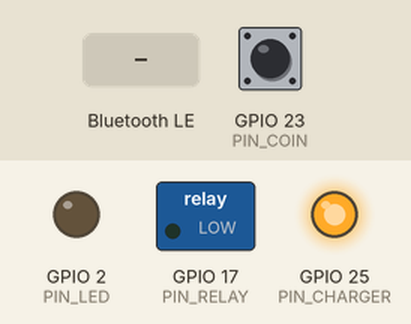
Recording of a sketch running on a simulated ESP32. Parts: switched loads named in the sketch (green lamp = pin HIGH), output pins drawn as LEDs (lit = HIGH). Inputs (shaded band) come from the test bench; at power-on: GPIO 23 (PIN_COIN) HIGH. Nothing arrives over Bluetooth unless stated; a phone connects over Bluetooth LE 3 s after start.

Above: at 1.2 s.
1.3 s: Bluetooth LE write "INFO:" received
At 2.7 s:
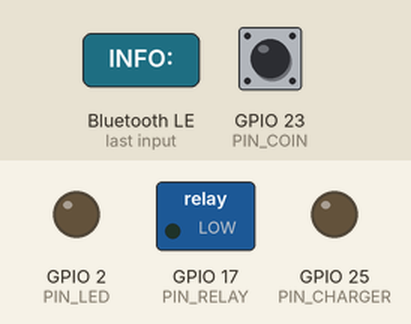
Timing chart, 0 to 4.3 s (numbered marks = the images above; inputs shaded):
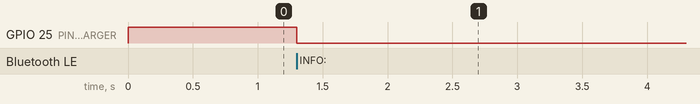

Measured:
- after the input at 1.3 s, GPIO 25 (PIN_CHARGER): HIGH → LOW at once

The sketch:

taraArduinoLib.ino
```cpp
/**
 * @file TaraLib.h / TaraLib.cpp
 * @brief ESP32 BLE Library for handling Android App communications, charging logic, and signal triggers.
 *
 * @author  [rjjrbatarao / TaraKiosk]
 * @date    August 2026
 * @version 1.0.0
 *
 * @details
 * FEATURES & CAPABILITIES:
 *  - Nordic UART Service (NUS) integration over Bluetooth Low Energy (BLE).
 *  - Real-time bi-directional communication between ESP32 and custom Android app.
 *  - Automated battery charging control with configurable start/stop thresholds.
 *  - Lockscreen UI trigger control based on physical hardware input (Coin Pin).
 *  - Automatic re-advertising and reconnection handling on BLE disconnects.
 *  - Periodic status/heartbeat notifications sent to connected client.
 *
 * REQUIREMENTS:
 *  - Allan Coinslot + Allan 1222 + ESP32
 *  - CB + ESP32
 */


#include "TaraLib.h"

TaraLib cash_terminal(
  PIN_COIN,
  PIN_RELAY,
  PIN_CHARGER,
  PIN_LED,
  PIN_BUZZER,
  CHARGE_STOP,
  CHARGE_START,
  RELAY_LOGIC,
  CHARGE_LOGIC,
  LED_LOGIC,
  BUZZER_LOGIC
);

void setup() {
  Serial.begin(115200);
  // put your setup code here, to run once:
  cash_terminal.taraBegin("ESP32C3 Terminal");
}

void loop() {
  // put your main code here, to run repeatedly:
  cash_terminal.taraService();
}
```

TaraLib.cpp
```cpp
#include "TaraLib.h"

#define SERVICE_UUID "6E400001-B5A3-F393-E0A9-E50E24DCCA9E"
#define CHARACTERISTIC_UUID_RX "6E400002-B5A3-F393-E0A9-E50E24DCCA9E"  // App Writes -> ESP32 Receives
#define CHARACTERISTIC_UUID_TX "6E400003-B5A3-F393-E0A9-E50E24DCCA9E"  // ESP32 Sends -> App Receives
#define HEARTBEAT_INTERVAL 10000
#define ADVERTISE_INTERVAL 1000
#define MAX_PAYLOAD_SIZE 64  // in reality its only 61 max bytes
#define QUEUE_SIZE 5
// Forward declaration of class if not already in header
class TaraLib;

// ==================== CALLBACKS ====================

// Server Connection Callbacks
class MyServerCallbacks : public BLEServerCallbacks {
private:
  TaraLib *_lib;

public:
  MyServerCallbacks(TaraLib *lib)
    : _lib(lib) {}

  void onConnect(BLEServer *pServer) override {
    _lib->_deviceConnected = true;
#ifdef ESP32_1222_COINSLOT
    digitalWrite(_lib->_pinRelay, _lib->_logicRelay ? HIGH : LOW);
#endif
    digitalWrite(_lib->_pinLed, _lib->_logicLed ? HIGH : LOW);
    // Serial.println("[ESP32] Android App Connected!");
  }

  void onDisconnect(BLEServer *pServer) override {
    _lib->_deviceConnected = false;
#ifdef ESP32_1222_COINSLOT
    digitalWrite(_lib->_pinRelay, _lib->_logicRelay ? LOW : HIGH);
#endif
    digitalWrite(_lib->_pinLed, _lib->_logicLed ? LOW : HIGH);
    // Serial.println("[ESP32] Android App Disconnected!");
  }
};

// RX Characteristic Callback (Receives data sent from Android app via sendMessage())
class MyCharacteristicCallbacks : public BLECharacteristicCallbacks {
private:
  TaraLib *_lib;

public:
  MyCharacteristicCallbacks(TaraLib *lib)
    : _lib(lib) {}

  void onWrite(BLECharacteristic *pCharacteristic) override {
    String rxValue = pCharacteristic->getValue();

    if (rxValue.length() > 0) {
      if (rxValue.startsWith("INFO:")) {
        rxValue.replace("INFO:", "");
        String parts[5];

        // Loop to split the string by commas
        for (int i = 0; i < 5; i++) {
          int commaIndex = rxValue.indexOf(',');
          if (commaIndex != -1) {
            parts[i] = rxValue.substring(0, commaIndex);
            rxValue = rxValue.substring(commaIndex + 1);
          } else {
            parts[i] = rxValue;
          }
#ifdef DEBUG_ENABLE
          Serial.println(parts[i]);
#endif
        }
        //Serial.println(parts[1].toInt());
        //Serial.println(_lib->_chargeStart);
        //Serial.println(parts[3]);  // charging state in android memory
        //Serial.println(parts[4]);  // tells where the webview is if its on lockscreen: locked or menu: unlocked
        // Action based on parsed data
        if (parts[1].toInt() <= _lib->_chargeStart || parts[3].equals("START_CHARGING")) {
          digitalWrite(_lib->_pinCharge, _lib->_logicCharge ? HIGH : LOW);
          if (!_lib->_bleChrgSendFlag) {
            _lib->_bleChrgSendFlag = true;
            String payload = "START_CHARGING";
            _lib->taraSend(payload);
          }
        }

        if (parts[1].toInt() >= _lib->_chargeStop || parts[3].equals("STOP_CHARGING")) {
          digitalWrite(_lib->_pinCharge, _lib->_logicCharge ? LOW : HIGH);
          if (_lib->_bleChrgSendFlag) {
            _lib->_bleChrgSendFlag = false;
            String payload = "STOP_CHARGING";
            _lib->taraSend(payload);
          }
        }
#ifdef ESP32_COINSLOT
        if (parts[3].equals("CLEAR_COIN")) {
          _lib->setCoin(0);
        }
#endif
      } else if (rxValue.startsWith("DATA:")) {
#ifdef ESP32_COINSLOT
        /**
          TODO: toggle gpio 2 here built in led from esp32 on or off
        */
        rxValue.replace("DATA:", "");
        //#ifdef DEBUG_ENABLE
        //Serial.println(rxValue);
        if (rxValue.equals("ON")) {
          digitalWrite(_lib->_pinRelay, _lib->_logicRelay ? HIGH : LOW);
          _lib->_isRelayOn = true;

        } else if (rxValue.equals("OFF")) {
          digitalWrite(_lib->_pinRelay, _lib->_logicRelay ? LOW : HIGH);
          _lib->_isRelayOn = false;
        }
//#endif
// Serial.println("[ESP32] Action: Ping received!");
#endif
      }
    }
  }
};

// ==================== LIBRARY IMPLEMENTATION ====================

TaraLib::TaraLib(uint8_t pinCoin, uint8_t pinRelay, uint8_t pinCharge, uint8_t pinLed, uint8_t pinBuzzer, uint8_t chargeStop, uint8_t chargeStart, bool logicRelay, bool logicCharge, bool logicLed, bool logicBuzzer) {
  _pinCoin = pinCoin;
  _pinRelay = pinRelay;
  _pinCharge = pinCharge;
  _pinLed = pinLed;
  _pinBuzzer = pinBuzzer;
  _chargeStop = chargeStop;
  _chargeStart = chargeStart;
  _logicRelay = logicRelay;
  _logicCharge = logicCharge;
  _logicLed = logicLed;
  _logicBuzzer = logicBuzzer;
  _isRelayOn = false;
}

TaraLib::~TaraLib() {
}

void TaraLib::taraBegin(String bleName) {

  pinMode(_pinCoin, OUTPUT);
  pinMode(_pinRelay, OUTPUT);
  pinMode(_pinCharge, OUTPUT);
  pinMode(_pinLed, _logicLed ? LOW : HIGH);
#ifdef ESP32_COINSLOT
  digitalWrite(_pinRelay, _logicRelay ? LOW : HIGH);
#endif
#ifdef ESP32_1222_COINSLOT
  digitalWrite(_pinRelay, _logicRelay ? HIGH : LOW);
#endif
  digitalWrite(_pinCharge, _logicCharge ? LOW : HIGH);
  digitalWrite(_pinBuzzer, _logicBuzzer ? LOW : HIGH);
  digitalWrite(_pinCoin, HIGH);
  pinMode(_pinCoin, INPUT_PULLUP);
  // 1. Initialize BLE Device
  BLEDevice::init(bleName.c_str());
  BLEDevice::setMTU(MAX_PAYLOAD_SIZE);
  // 2. Create the BLE Server & set connection callbacks
  _pServer = BLEDevice::createServer();
  _pServer->setCallbacks(new MyServerCallbacks(this));  // Pass instance pointer

  // 3. Create Nordic UART Service (NUS)
  BLEService *pService = _pServer->createService(SERVICE_UUID);

  // 4. Create TX Characteristic
  _pTxCharacteristic = pService->createCharacteristic(
    CHARACTERISTIC_UUID_TX,
    BLECharacteristic::PROPERTY_NOTIFY);

  _pTxCharacteristic->addDescriptor(new BLE2902());

  // 5. Create RX Characteristic
  BLECharacteristic *pRxCharacteristic = pService->createCharacteristic(
    CHARACTERISTIC_UUID_RX,
    BLECharacteristic::PROPERTY_WRITE);

  pRxCharacteristic->setCallbacks(new MyCharacteristicCallbacks(this));  // Pass instance pointer

  // 6. Start Service
  pService->start();

  // 7. Configure BLE Advertising
  BLEAdvertising *pAdvertising = BLEDevice::getAdvertising();
  pAdvertising->addServiceUUID(SERVICE_UUID);
  pAdvertising->setScanResponse(true);
  pAdvertising->setMinPreferred(0x06);
  pAdvertising->setMinPreferred(0x12);

  BLEDevice::startAdvertising();


#ifdef ESP32_COINSLOT
  attachInterrupt(
    digitalPinToInterrupt(_pinCoin),
    [this]() {
      this->handleInterrupt();
    },
    CHANGE);
#endif
}

/**
* Blindly send any string data
*/
void TaraLib::taraSend(String data) {
  if ((data.length() - 3) <= MAX_PAYLOAD_SIZE) {
    _pTxCharacteristic->setValue(data.c_str());
    _pTxCharacteristic->notify();
  } else {
    // length too long
  }
}

void TaraLib::taraService() {
#ifdef ESP32_1222_COINSLOT
  if (digitalRead(_pinCoin) == LOW) {
    if (!_bleCmdSendFlag) {
      _bleCmdSendFlag = true;
      String payload = "HIDE_LOCKSCREEN";
      taraSend(payload);
    }
  } else {
    if (_bleCmdSendFlag) {
      _bleCmdSendFlag = false;
      String payload = "SHOW_LOCKSCREEN";
      taraSend(payload);
    }
  }
#endif

  // Send periodic heartbeat when connected
  if (_deviceConnected == true && _isRelayOn == false) {
    static unsigned long lastSendTime = 0;
    if (millis() - lastSendTime > HEARTBEAT_INTERVAL) {
      lastSendTime = millis();
      String payload = "ESP32_OK:" + String(millis() / 1000) + "s";
      taraSend(payload);
    }
  }

  // Handle re-advertising on disconnect
  if (!_deviceConnected && _oldDeviceConnected) {
    static unsigned long lastAdvertiseTime = 0;
    if (millis() - lastAdvertiseTime > ADVERTISE_INTERVAL) {
      lastAdvertiseTime = millis();
      _pServer->startAdvertising();
      _oldDeviceConnected = _deviceConnected;
    }
  }

  // Handle new connection state transition
  if (_deviceConnected && !_oldDeviceConnected) {
    _oldDeviceConnected = _deviceConnected;
  }
#ifdef ESP32_COINSLOT
  if (_coinCounting) {
    unsigned long curr_t = millis();
    if ((curr_t - _lastDebounceTime) < 250)  // low 20ms, med 50ms, high 100ms
    {
      return;
    }
    _coinCounting = false;

    if (_coinCount > 0) {
      /**
      Send to bluetooth
      */
      unsigned long _credit = _coinCount;
      String payload = "DATA:" + String(_credit);
      taraSend(payload);
    }
  }
  noInterrupts();
  _coinCount = 0;
  _coinCounting = true;
  interrupts();
#endif
}


#ifdef ESP32_COINSLOT
uint32_t TaraLib::getCoin() {
  return _coinCount ;
}

void TaraLib::setCoin(uint32_t coin) {
  _coinCount = coin;
}
#endif
```

TaraLib.h
```cpp
/**
 * @file TaraLib.h / TaraLib.cpp
 * @brief ESP32 BLE Library for handling Android App communications, charging logic, and signal triggers.
 *
 * @author  [rjjrbatarao / TaraKiosk]
 * @date    August 2026
 * @version 1.0.0
 *
 * @details
 * FEATURES & CAPABILITIES:
 *  - Nordic UART Service (NUS) integration over Bluetooth Low Energy (BLE).
 *  - Real-time bi-directional communication between ESP32 and custom Android app.
 *  - Automated battery charging control with configurable start/stop thresholds.
 *  - Lockscreen UI trigger control based on physical hardware input (Coin Pin).
 *  - Automatic re-advertising and reconnection handling on BLE disconnects.
 *  - Periodic status/heartbeat notifications sent to connected client.
 */

#ifndef TARA_LIB_BLE_H
#define TARA_LIB_BLE_H

#include <Arduino.h>
#include <BLEDevice.h>
#include <BLEServer.h>
#include <BLEUtils.h>
#include <BLE2902.h>
#include <FunctionalInterrupt.h>  // Required header
#include "config.h"

// 1. Forward declaration of callback classes
class MyServerCallbacks;
class MyCharacteristicCallbacks;

struct Message {
  char payload[MAX_PAYLOAD_LENGTH];
};

class TaraLib {
  // 2. Grant friend access to the callbacks
  friend class MyServerCallbacks;
  friend class MyCharacteristicCallbacks;

private:
  // Member variables
  uint8_t _pinCoin;
  uint8_t _pinRelay;
  uint8_t _pinCharge;
  uint8_t _pinLed;
  uint8_t _pinBuzzer;
  uint8_t _chargeStop;
  uint8_t _chargeStart;
  bool _logicRelay;
  bool _logicCharge;
  bool _logicLed;
  bool _logicBuzzer;
  bool _isRelayOn;

  bool _deviceConnected = false;
  bool _oldDeviceConnected = false;
  bool _bleCmdSendFlag = false;
  bool _bleChrgSendFlag = false;

  QueueHandle_t _msgQueue;

  BLEServer* _pServer = nullptr;
  BLECharacteristic* _pTxCharacteristic = nullptr;
  void taraSend(String data);

#ifdef ESP32_COINSLOT


  volatile uint32_t _coinCount = 0;
  volatile unsigned long _lastDebounceTime;
  volatile unsigned long _lastPulseTime = 0;
  portMUX_TYPE _synch = portMUX_INITIALIZER_UNLOCKED;
  bool _coinCounting = true;

  void IRAM_ATTR handleInterrupt() {
    unsigned long _currentTime = millis();
    if(_coinCounting && (_currentTime - _lastPulseTime > DEBOUNCE_COIN_DELAY)){
      portENTER_CRITICAL(&_synch);
      _lastPulseTime = _currentTime;
      _lastDebounceTime = _currentTime;
      _coinCount++;
      portEXIT_CRITICAL(&_synch);
    }
  }

  uint32_t getCoin();
  void setCoin(uint32_t coin);

#endif

public:
  TaraLib(uint8_t pinCoin, uint8_t pinRelay, uint8_t pinCharge, uint8_t pinLed, uint8_t pinBuzzer, uint8_t chargeStop, uint8_t chargeStart, bool logicRelay, bool logicCharge, bool logicLed, bool logicBuzzer);
  ~TaraLib();


  void taraBegin(String bleName);
  void taraService();
};

#endif
```

config.h
```cpp
#ifndef CHIP_CONFIG_H
#define CHIP_CONFIG_H

// ============================================================================
// Core Architecture Detection & Human-Readable Labels
// ============================================================================

#if defined(CONFIG_IDF_TARGET_ESP32)
    #define BOARD_IS_ESP32       1
    #define CHIP_NAME            "ESP32 (Original)"
    #define CHIP_ARCH            "Dual-Core Xtensa LX6"

#elif defined(CONFIG_IDF_TARGET_ESP32S3)
    #define BOARD_IS_ESP32S3     1
    #define CHIP_NAME            "ESP32-S3"
    #define CHIP_ARCH            "Dual-Core Xtensa LX7"

#elif defined(CONFIG_IDF_TARGET_ESP32C3)
    #define BOARD_IS_ESP32C3     1
    #define CHIP_NAME            "ESP32-C3"
    #define CHIP_ARCH            "Single-Core RISC-V (RV32IMC)"

#elif defined(CONFIG_IDF_TARGET_ESP32C5)
    #define BOARD_IS_ESP32C5     1
    #define CHIP_NAME            "ESP32-C5"
    #define CHIP_ARCH            "Single-Core RISC-V (32-bit)"

#elif defined(CONFIG_IDF_TARGET_ESP32C6)
    #define BOARD_IS_ESP32C6     1
    #define CHIP_NAME            "ESP32-C6"
    #define CHIP_ARCH            "Single-Core RISC-V (RV32Xpulp)"

#elif defined(CONFIG_IDF_TARGET_ESP32P4)
    #define BOARD_IS_ESP32P4     1
    #define CHIP_NAME            "ESP32-P4"
    #define CHIP_ARCH            "Dual-Core RISC-V (High Performance)"

#else
    #error "Unsupported target or unconfigured ESP32 core family."
#endif

// ============================================================================
// Feature Flag Macros
// ============================================================================

// Native USB OTG support
#if defined(BOARD_IS_ESP32S3) || defined(BOARD_IS_ESP32P4)
    #define HAS_USB_OTG          1
#endif

// All RISC-V Architecture family members
#if defined(BOARD_IS_ESP32C3) || defined(BOARD_IS_ESP32C5) || \
    defined(BOARD_IS_ESP32C6) || defined(BOARD_IS_ESP32P4)
    #define IS_RISCV_ARCH        1
#endif

// IEEE 802.15.4 (Zigbee / Thread) Support
#if defined(BOARD_IS_ESP32C5) || defined(BOARD_IS_ESP32C6)
    #define HAS_802_15_4         1
#endif

// Dual-band Wi-Fi (2.4 GHz + 5 GHz) Support
#if defined(BOARD_IS_ESP32C5)
    #define HAS_DUAL_BAND_WIFI   1
#endif

// ============================================================================
// Optional Settings for tweaks
// ============================================================================

#define DEBOUNCE_COIN_DELAY 20
//#define ESP32_1222_COINSLOT
#define ESP32_COINSLOT   //<--------------- STAND ALONE
//#define DEBUG_ENABLE
#define MAX_PAYLOAD_LENGTH 64

// ============================================================================
// Core Settings for tweaks
// ============================================================================

#define CHARGE_STOP 100
#define CHARGE_START 20
#define RELAY_LOGIC HIGH
#define CHARGE_LOGIC LOW
#define LED_LOGIC LOW
#define BUZZER_LOGIC HIGH

// ============================================================================
// Core Pin assignment based on CHIP
// ============================================================================

#if defined(CONFIG_IDF_TARGET_ESP32)
  #define LCD_SDA 99
  #define LCD_SCL 99
  #define PIN_COIN 23
  #define PIN_RELAY 17
  #define PIN_CHARGER 25
  #define PIN_LED 2
  #define PIN_BUZZER 24

#elif defined(CONFIG_IDF_TARGET_ESP32C3)
  #define LCD_SDA 4
  #define LCD_SCL 3
  #define PIN_COIN 0
  #define PIN_RELAY 1
  #define PIN_CHARGER 2
  #define PIN_LED 8
  #define PIN_BUZZER 9

#elif defined(CONFIG_IDF_TARGET_ESP32S3)
  #error "Not implemented"

#elif defined(CONFIG_IDF_TARGET_ESP32C5)
  #error "Not implemented"

#elif defined(CONFIG_IDF_TARGET_ESP32C6)
  #error "Not implemented"

#elif defined(CONFIG_IDF_TARGET_ESP32P4)
  #error "Not implemented"

#else
  #error "Unsupported target or unconfigured ESP32 core family."
#endif


#endif // CHIP_CONFIG_H
```
